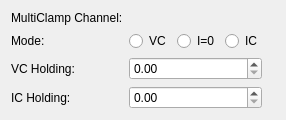
<?xml version="1.0" encoding="UTF-8"?>
<ui version="4.0">
 <class>Form</class>
 <widget class="QWidget" name="Form">
  <property name="geometry">
   <rect>
    <x>0</x>
    <y>0</y>
    <width>259</width>
    <height>117</height>
   </rect>
  </property>
  <property name="windowTitle">
   <string>Form</string>
  </property>
  <layout class="QHBoxLayout" name="horizontalLayout">
   <item>
    <layout class="QGridLayout" name="gridLayout_2">
     <item row="1" column="2">
      <spacer name="horizontalSpacer">
       <property name="orientation">
        <enum>Qt::Horizontal</enum>
       </property>
       <property name="sizeHint" stdset="0">
        <size>
         <width>40</width>
         <height>20</height>
        </size>
       </property>
      </spacer>
     </item>
     <item row="3" column="2">
      <widget class="QLabel" name="vcHoldingLabel">
       <property name="text">
        <string/>
       </property>
      </widget>
     </item>
     <item row="4" column="1">
      <widget class="SpinBox" name="icHoldingSpin">
       <property name="maximumSize">
        <size>
         <width>150</width>
         <height>16777215</height>
        </size>
       </property>
      </widget>
     </item>
     <item row="0" column="0">
      <widget class="QLabel" name="label_6">
       <property name="text">
        <string>MultiClamp Channel:</string>
       </property>
      </widget>
     </item>
     <item row="1" column="0">
      <widget class="QLabel" name="label">
       <property name="text">
        <string>Mode:</string>
       </property>
      </widget>
     </item>
     <item row="0" column="2">
      <widget class="QLabel" name="channelLabel">
       <property name="text">
        <string/>
       </property>
      </widget>
     </item>
     <item row="4" column="0">
      <widget class="QLabel" name="label_3">
       <property name="text">
        <string>IC Holding:</string>
       </property>
      </widget>
     </item>
     <item row="1" column="1">
      <layout class="QHBoxLayout" name="horizontalLayout_2">
       <item>
        <widget class="QRadioButton" name="vcRadio">
         <property name="text">
          <string>VC</string>
         </property>
        </widget>
       </item>
       <item>
        <widget class="QRadioButton" name="i0Radio">
         <property name="text">
          <string>I=0</string>
         </property>
        </widget>
       </item>
       <item>
        <widget class="QRadioButton" name="icRadio">
         <property name="text">
          <string>IC</string>
         </property>
        </widget>
       </item>
      </layout>
     </item>
     <item row="3" column="0">
      <widget class="QLabel" name="label_2">
       <property name="text">
        <string>VC Holding:</string>
       </property>
      </widget>
     </item>
     <item row="3" column="1">
      <widget class="SpinBox" name="vcHoldingSpin">
       <property name="maximumSize">
        <size>
         <width>150</width>
         <height>16777215</height>
        </size>
       </property>
      </widget>
     </item>
     <item row="4" column="2">
      <widget class="QLabel" name="icHoldingLabel">
       <property name="text">
        <string/>
       </property>
      </widget>
     </item>
     <item row="5" column="0">
      <spacer name="verticalSpacer">
       <property name="orientation">
        <enum>Qt::Vertical</enum>
       </property>
       <property name="sizeHint" stdset="0">
        <size>
         <width>20</width>
         <height>40</height>
        </size>
       </property>
      </spacer>
     </item>
    </layout>
   </item>
  </layout>
 </widget>
 <customwidgets>
  <customwidget>
   <class>SpinBox</class>
   <extends>QDoubleSpinBox</extends>
   <header>acq4.pyqtgraph</header>
  </customwidget>
 </customwidgets>
 <resources/>
 <connections/>
</ui>
